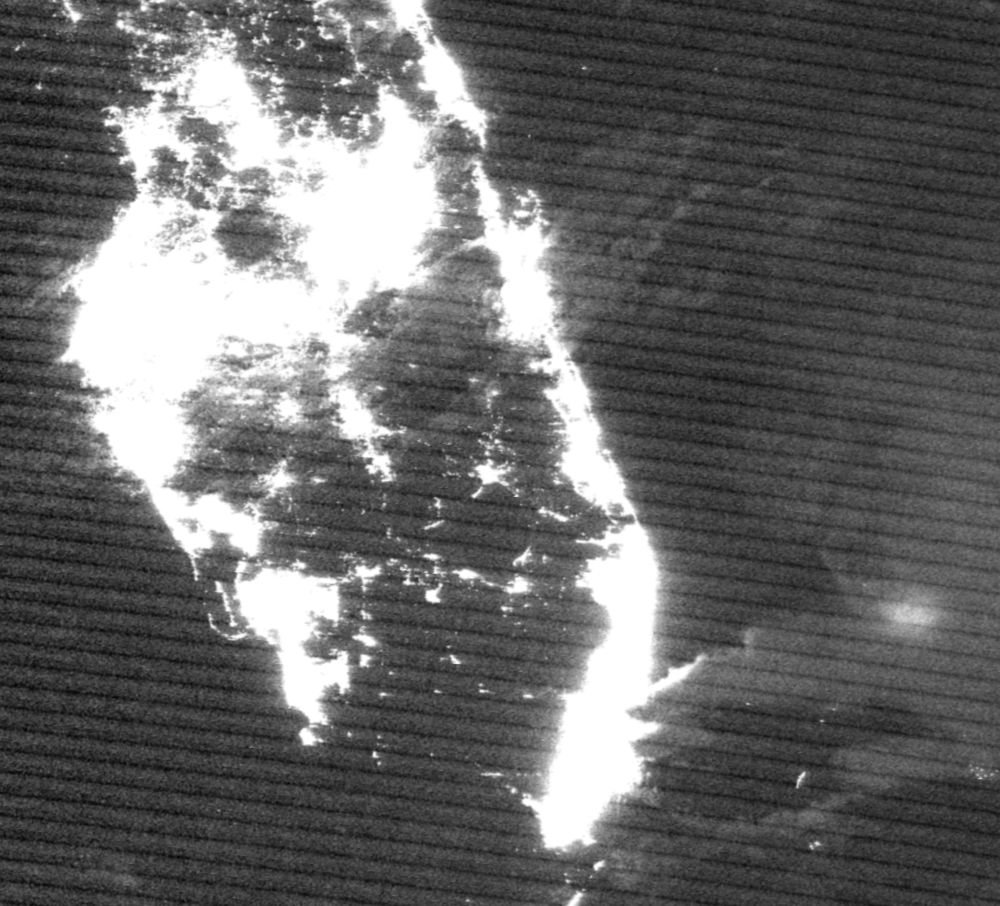
%> input picture florida_code/img/21-05-2020.png, 1000 x 906 px, shrunk from 4479 x 4057 before the run; its folder holds 4 pictures in this run
$ octave NASASpaceApps.m   (GNU Octave 9; MATLAB toolbox functions it lacks are replaced by stand-ins)
%> lines starting %> are read from the running program, lines starting %| are printed output that depends on the picture
### florida_code/sortByDate.m
function [filesOut] = sortByDate(filesIn)
for i=1:length(filesIn)
    filesIn(i).date = datetime(strrep(filesIn(i).name, '.png', ''),'InputFormat', 'dd-MM-yyyy');
end
[x,idx]=sort([filesIn.date]);
filesIn=filesIn(idx);
filesOut = filesIn;
end

### florida_code/MejoraImagen.m
function ImSnCon=MejoraImagen(Ie,valorpixel)
[R,G,B] = imsplit(Ie);
ImSn=R-valorpixel;
ImSnCon = imadjust(ImSn);
end

### florida_code/NASASpaceApps.m
clc
clear all
close all

% km/px
km_px = 0.110;

% Los datos estan organizados en arrays de structs
% cada elemento del contiene un struct con los atributos  ->

% Extrayendo y organizando las imagenes desde el folder img
files = sortByDate(dir ('./img/*png'));

% Valor que se le sustraerá a cada imagen
substract = [130 250 250 220 180 240 240 200 180 240];
temp = num2cell(substract);
[files.substract] = temp{:};


% Lectura y procesamiento de imagenes
for i=1:length(files)
    % Lectura de imagen
    files(i).initialImg = imread(strcat('./img/',files(i).name));

    % Procesamiento de imagen
     files(i).substractedImg = MejoraImagen(files(i).initialImg,files(i).substract);
%> in MejoraImagen, `ImSn=R-valorpixel;`:
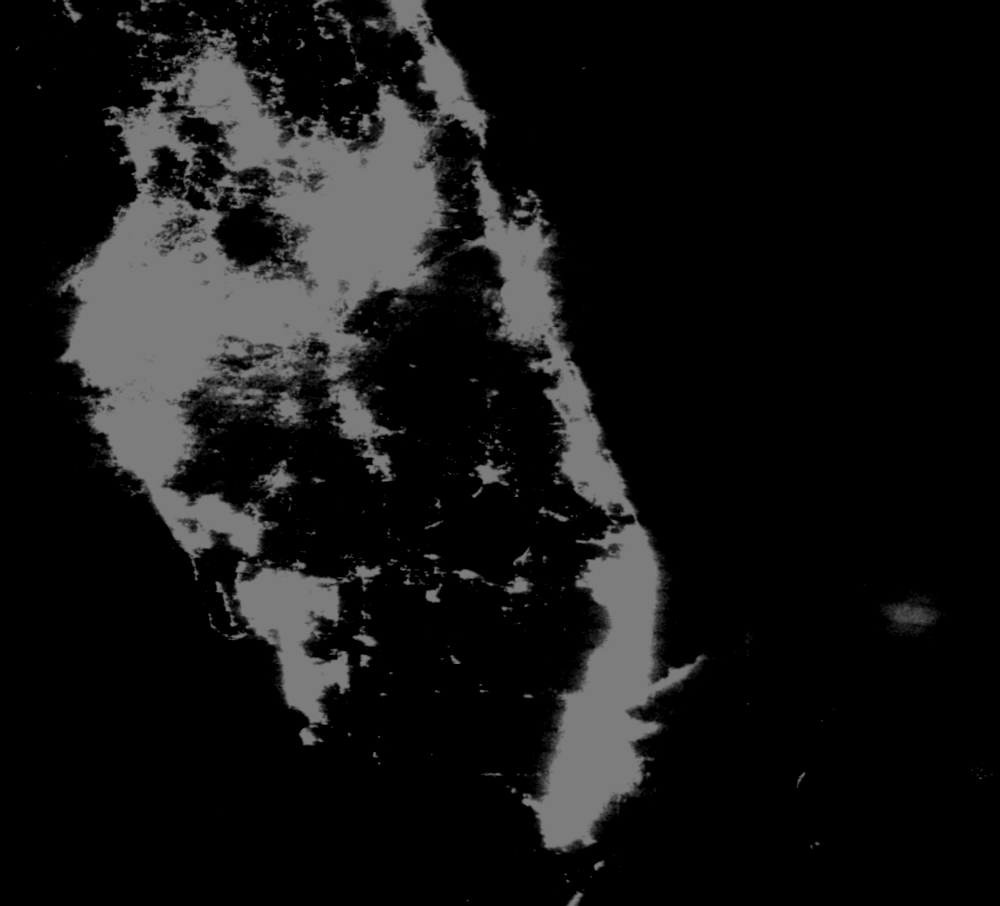
%> ImSn: size 906x1000 uint8; min 0, max 125, mean 20.8
%> in MejoraImagen, `ImSnCon = imadjust(ImSn);`:
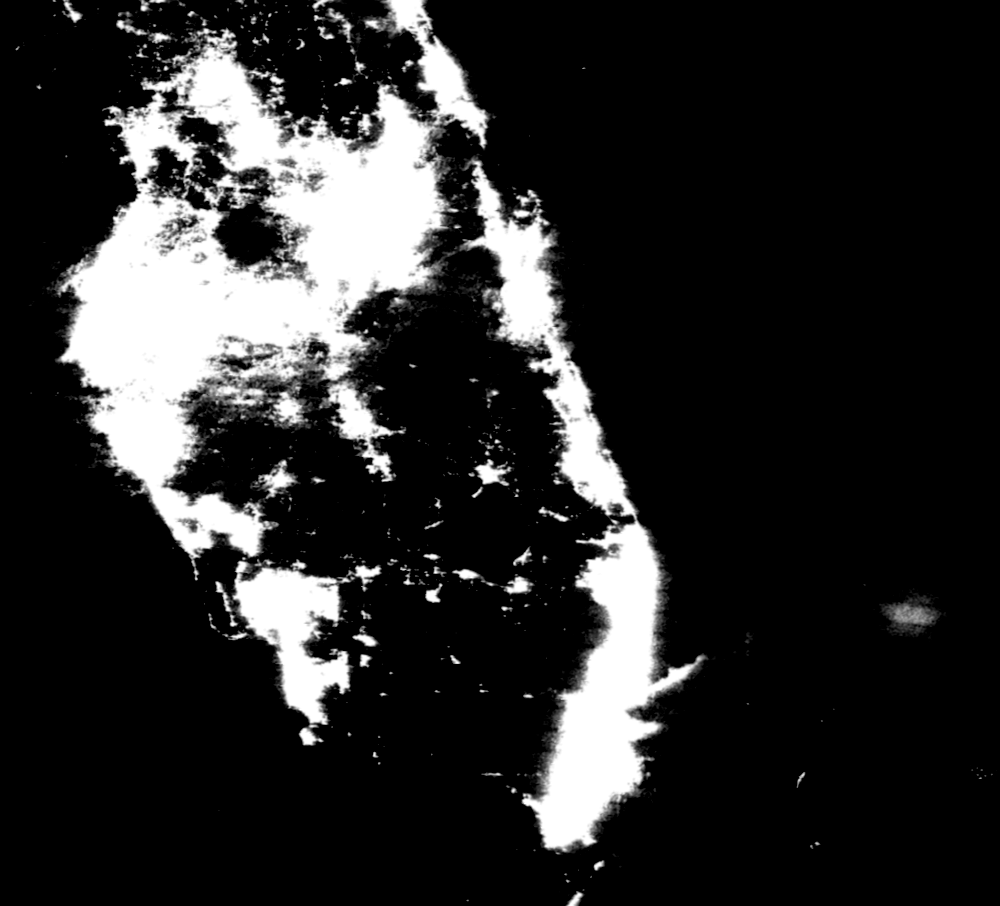
%> ImSnCon: size 906x1000 uint8; min 0, max 255, mean 42.4
end
%> pass 2 of the loop `for i=1:length(files)`:
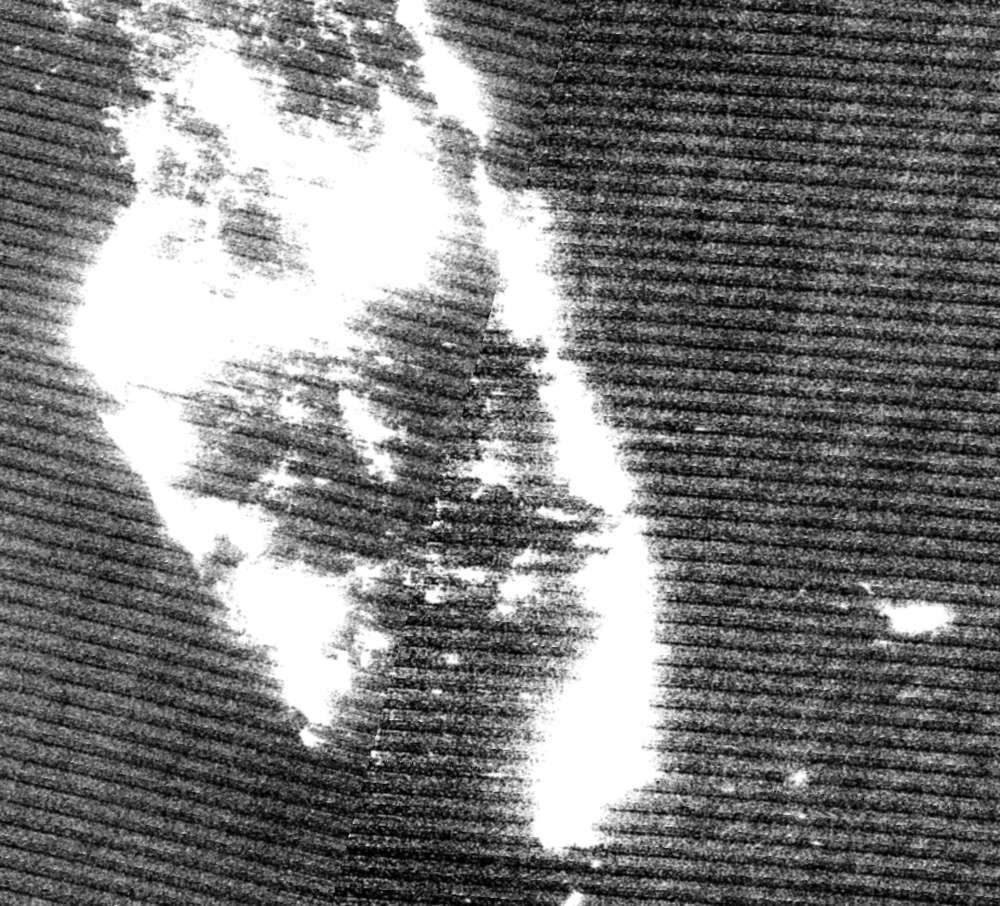
%> input picture florida_code/img/22-02-2020.png, 1000 x 906 px, shrunk from 4479 x 4057 before the run
%> in MejoraImagen (call 2), `ImSn=R-valorpixel;`:
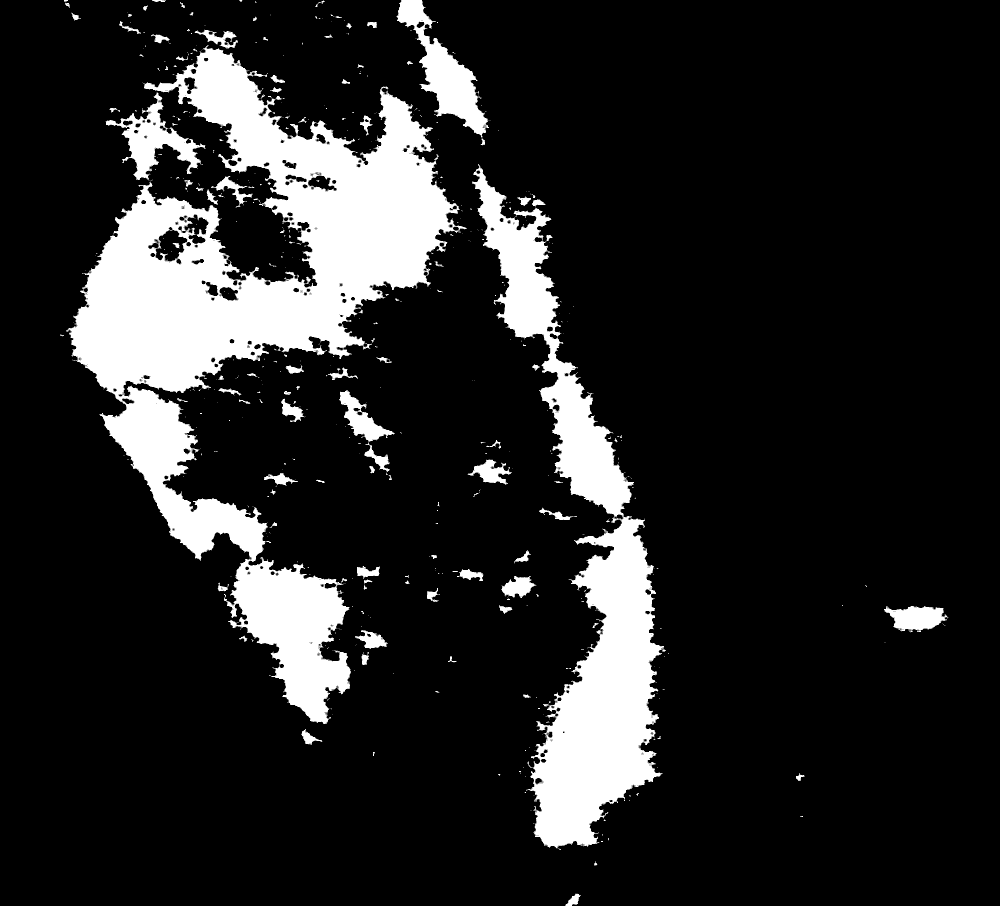
%> ImSn: size 906x1000 uint8; min 0, max 5, mean 0.736; drawn with min black and max white
%> pass 3 of the loop `for i=1:length(files)`:
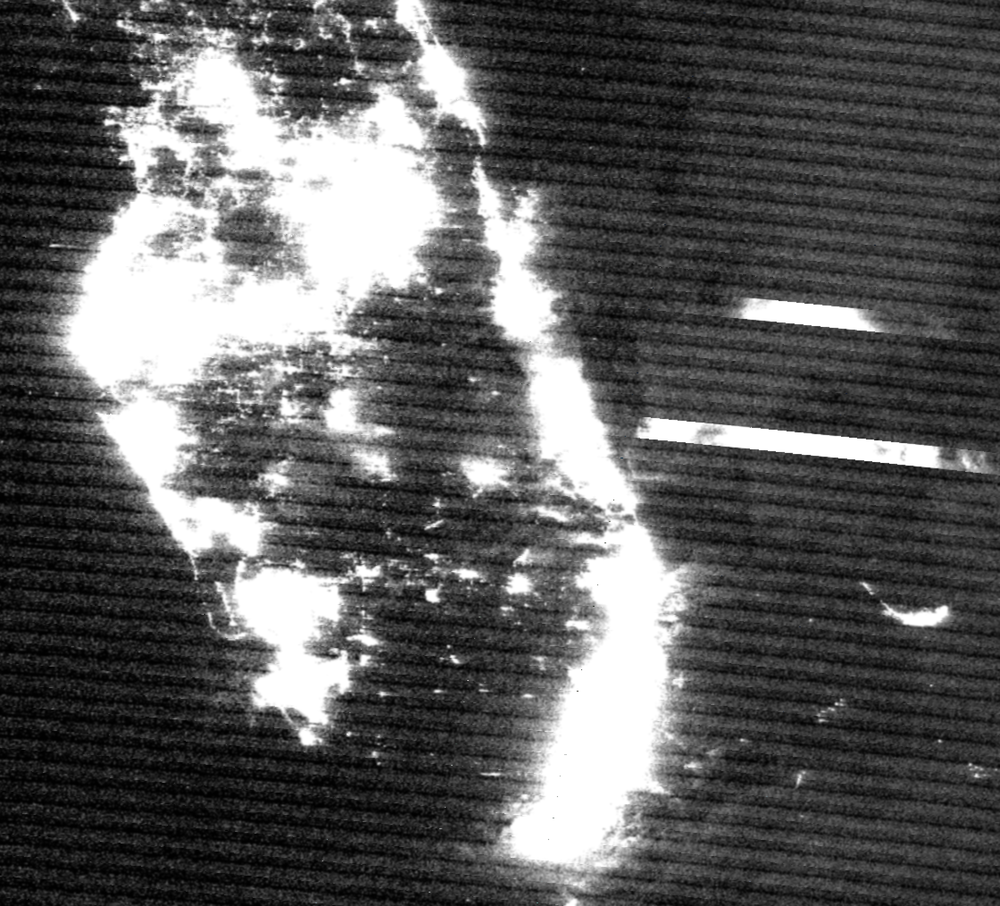
%> input picture florida_code/img/22-05-2020.png, 1000 x 906 px, shrunk from 4479 x 4057 before the run
%> in MejoraImagen (call 3), `ImSn=R-valorpixel;`:
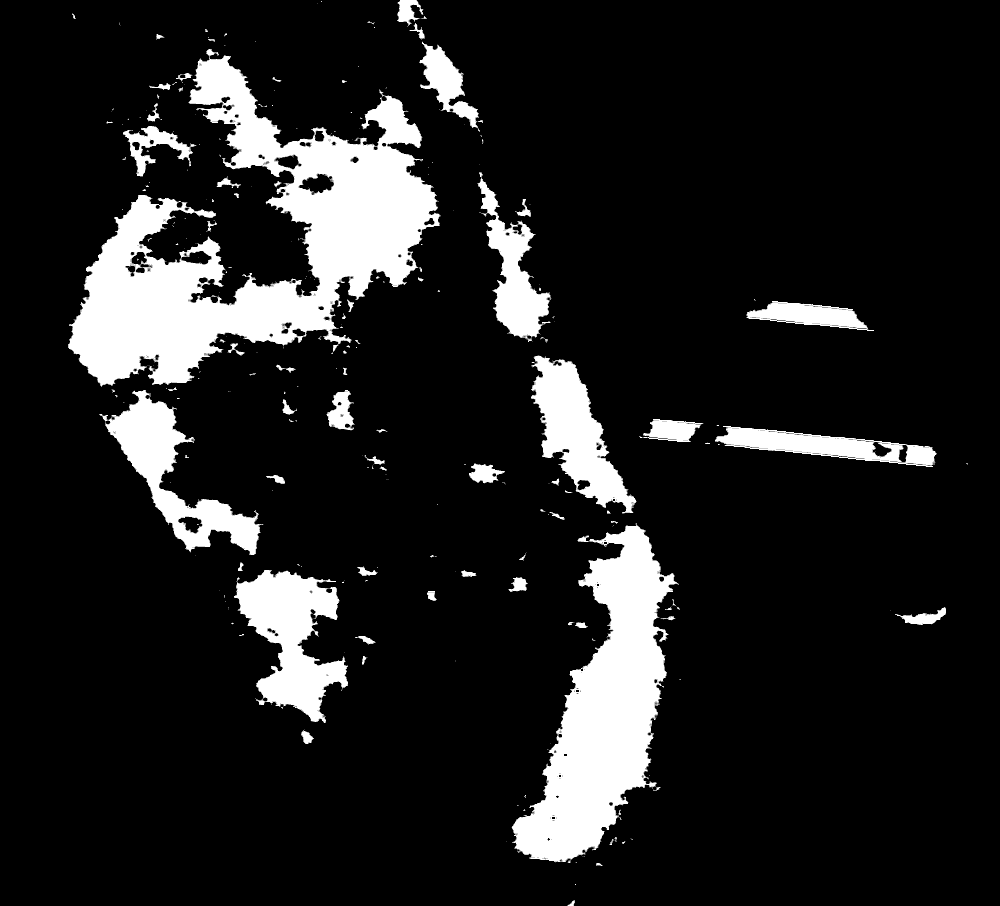
%> ImSn: size 906x1000 uint8; min 0, max 5, mean 0.633; drawn with min black and max white
%> the loop made 4 passes; the first 3 are shown

figure;
suptitle('AVERAGE BRIGHTNESS');
subplot(1,3,1);

%> (the run ends here)
